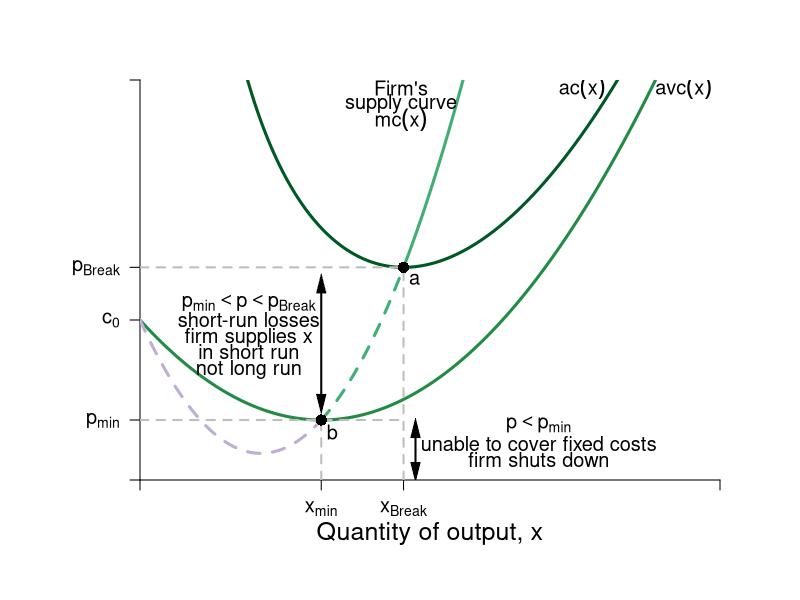

Generate this figure with R:
#Graph Designer: Simon Halliday
#Authors: Bowles, Foley and Halliday
#Title: Coordination, Conflict and Competition: A Text in Microeconomics

require(shape)
pdf(file = "firmmarketsupply/supply_upward_cube.pdf", width = 9, height = 7)

#Set parameters for graphics
axislabelsize <- 1.5
labelsize <- 1.2
graphlinewidth <- 3
segmentlinewidth <- 2

COL <- c("#7fc97f", "#beaed4", "#fdc086", "#ffff99", "#386cb0", "#f0027f", "#bf5b17", "#666666")
COLA <- c("#e0f3db", "#99d8c9","#66c2a4","#41ae76", "#238b45", "#005824")
COLB <- c("#c6dbef", "#4eb3d3", "#2b8cbe", "#0868ac","#084081")

#Edited the margins to cater for the larger LHS labels
par(mar =  c(6, 7, 4, 4))

AvgRevenue <- function(x, rmax = 12, xmax = 12){
  rmax - (rmax/xmax)*x
}

MRevenue <- function(x, rmax = 12, xmax = 12){
  rmax - 2*(rmax/xmax)*x
}

Cost <- function(x, c0 = 6, c1 = 2, c2 = -0.5, c3 = 0.3){
  c0 + c1*x + c2*x^2 + c3*x^3 
}

AvgCost <- function(x, c0 = 6, c1 = 2, c2 = -1, c3 = 0.2){
  c0/x + c1 + c2*x + c3*x^2
}

AvgVarCost <- function(x, c0 = 6, c1 = 2, c2 = -1, c3 = 0.2){
  c1 + c2*x + c3*x^2
}

MCost <- function(x, c1 = 2, c2 = -1, c3 = 0.2){
  c1 + 2*c2*x + 3*c3*x^2
}

xlims <- c(0, 8)
ylims <- c(0, 5)

npts <- 501 

plot(0, 0, xlim = xlims, ylim = ylims, type = "n",
     xlab = expression(paste("")),
     ylab = expression(paste("")), 
     xaxt = "n", 
     yaxt = "n", 
     cex.lab = axislabelsize, 
     bty = "n",
     xaxs="i", 
     yaxs="i")

# ticksy <- seq(from = ylims[1], to = ylims[2], by = 1)
# ylabels <- seq(from = ylims[1], to = ylims[2], by = 1)
# ticksx <- seq(from = xlims[1], to = xlims[2], by = 1)
# xlabels <- seq(from = xlims[1], to = xlims[2], by = 1)
ticksy <- c(0, 2, MCost(x = 5/2), MCost(x = 3.63514), ylims[2])
ylabels <- c(NA, expression(paste(c[0])), expression(paste(p[min])),expression(paste(p[Break])), NA)
ticksx <- c(0, 5/2, 3.63514, xlims[2])
xlabels <- c(NA, expression(paste(x[min])), expression(paste(x[Break])), NA)

axis(1, at = ticksx, pos = 0, labels = xlabels, cex.axis = labelsize)
axis(2, at = ticksy, pos = 0, labels = ylabels, las = 1, cex.axis = labelsize)

npts <- 500 
xx1 <- seq(xlims[1], xlims[2], length.out = npts)
xx2 <- seq(5/2, 3.63514, length.out = npts)
xx4 <- seq(3.63514, xlims[2], length.out = npts)
xx3 <- seq(0, 5/2, length.out = npts)


lines(xx1, AvgCost(xx1), col = COLA[6], lwd = graphlinewidth)
lines(xx1, AvgVarCost(xx1), col = COLA[5], lwd = graphlinewidth)
lines(xx4, MCost(xx4), col = COLA[4], lwd = graphlinewidth)
lines(xx2, MCost(xx2), col = COLA[4], lwd = graphlinewidth, lty = 2)
lines(xx3, MCost(xx3), col = COL[2], lwd = graphlinewidth, lty = 2)

#Label the axes
mtext(expression(paste("Quantity of output, ", x)), side=1, line = 2.5, cex = axislabelsize)
text(-2.1, 0.5*ylims[2], expression(paste("Price, Revenue and Costs, ", list(p, r, ac), " and ", mc)), xpd = TRUE, cex = axislabelsize, srt = 90) 

#Label curves
text(6.1, 4.9, expression(paste(ac(x))), cex = labelsize)
text(7.5, 4.9, expression(paste(avc(x))), cex = labelsize)
text(3.6, 4.9, expression(paste("Firm's")), cex = labelsize)
text(3.6, 4.7, expression(paste("supply curve")), cex = labelsize)
text(3.6, 4.5, expression(paste(mc(x))), cex = labelsize)

#Draw segments for total costs
segments(0, MCost(x = 5/2), 3.63514, MCost(x = 5/2), lty = 2, col = "gray" , lwd = segmentlinewidth)
segments(5/2, 0, 5/2, MCost(x = 5/2), lty = 2, col = "gray" , lwd = segmentlinewidth)


segments(0, MCost(x = 3.63514), 3.63514, MCost(x = 3.63514), lty = 2, col = "gray" , lwd = segmentlinewidth)
segments(3.63514, 0, 3.63514, MCost(x = 3.63514), lty = 2, col = "gray" , lwd = segmentlinewidth)


#Label Points for comparison
points(3.63514, MCost(x = 3.63514), pch = 16, col = "black", cex = 1.5)
text(3.63514 + 0.15, MCost(x = 3.63514) - 0.15, expression(a), cex = labelsize)

points(5/2, MCost(x = 5/2), pch = 16, col = "black", cex = 1.5)
text(5/2 + 0.15, MCost(x = 5/2) - 0.15, expression(b), cex = labelsize)

#Arrow to for sr losses
text(1.5, 2.22, expression(paste(p[min] < p, phantom() < p[Break])), cex = labelsize)
text(1.5, 2, expression(paste("short-run losses")), cex = labelsize)
text(1.5, 1.78, expression(paste("firm supplies x")), cex = labelsize)
text(1.5, 1.6, expression(paste("in short run")), cex = labelsize)
text(1.5, 1.38, expression(paste("not long run")), cex = labelsize)

Arrows(2.5 , MCost(x = 5/2) + 0.2, 2.5, MCost(x = 3.63514) - 0.2, col = "black", code = 3, lty = 1, lwd = 2, arr.type = "triangle", arr.lwd = 0.5)


#Arrow to for sr shutdown
text(5.5, 0.7, expression(paste(p < p[min])), cex = labelsize)
text(5.5, 0.45, expression(paste("unable to cover fixed costs")), cex = labelsize)
text(5.5, 0.25, expression(paste("firm shuts down")), cex = labelsize)
Arrows(3.8, 0.1, 3.8, MCost(x = 5/2) - 0.1, col = "black", code = 3, lty = 1, lwd = 2, arr.type = "triangle", arr.lwd = 0.5)


dev.off()
